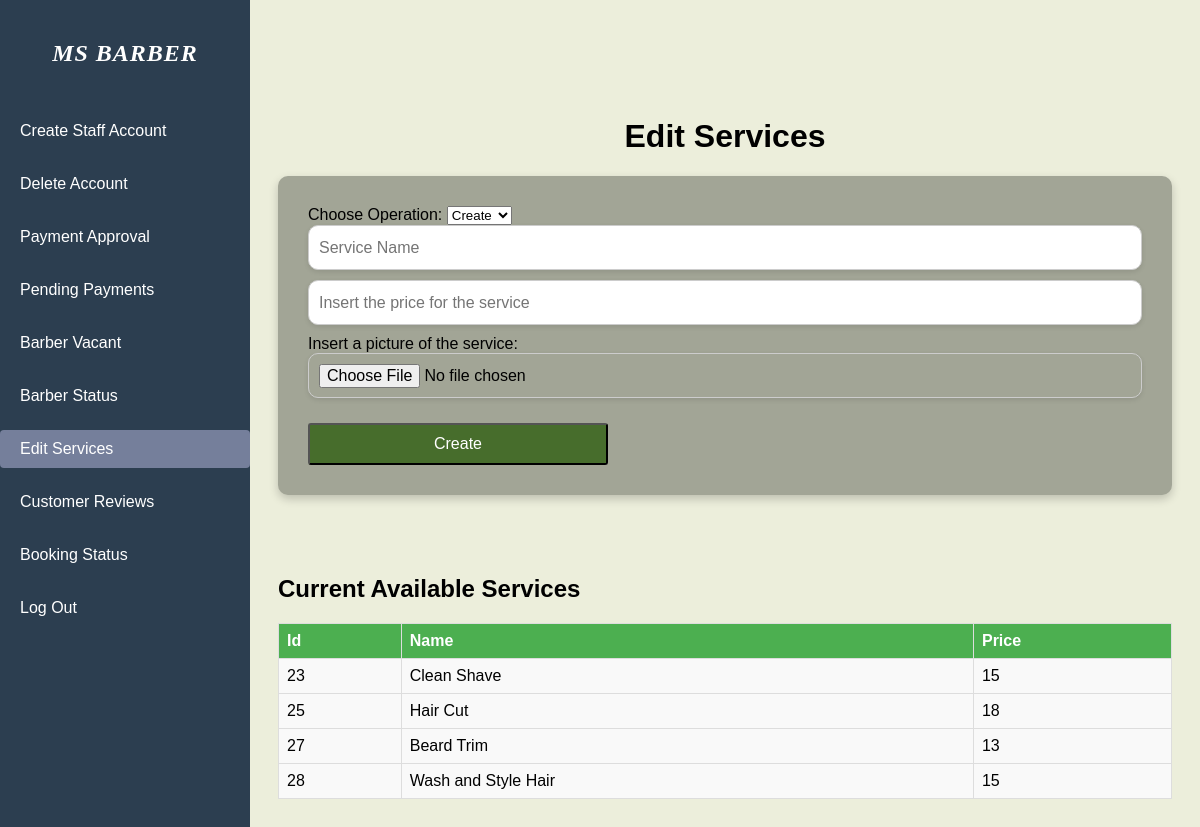
The page /admin-editservice.php on the database its author committed.
### tables this page shows
CREATE TABLE `service` (
  `service_id` int(11) NOT NULL,
  `service_name` varchar(50) NOT NULL,
  `service_price` double NOT NULL,
  `service_image` longblob NOT NULL
);

### admin-editservice.php (the view, shortened to what this page needs)
<?php
    include('connect.php');
    $sql = "SELECT service_id, service_name, service_price FROM service";
    $result = mysqli_query($conn, $sql);
    function getCurrentPage() {
        return basename($_SERVER['PHP_SELF']);
    }
    $currentPage = getCurrentPage();
?>
<!DOCTYPE html>
<html lang="en">
<head>
    <link rel="stylesheet" href="createbarber-admin.css">
</head>
<body>
    <header id="header">
        <div class="sidebar">
            <nav class="nav-bar">
                <a href="admin-homepage.php" class="logo"><span>MS Barber</span></a>
                <ul>
                    <li><a href="admin-createbarber.php" class="<?php echo ($currentPage == 'admin-createbarber.php') ? 'active' : ''; ?>">Create Staff Account</a></li>
                    <li><a href="admin-deleteaccount.php" class="<?php echo ($currentPage == 'admin-deleteaccount.php') ? 'active' : ''; ?>">Delete Account</a></li>
                    <li><a href="admin-payapproval.php" class="<?php echo ($currentPage == 'admin-payapproval.php') ? 'active' : ''; ?>">Payment Approval</a></li>
                    <li><a href="admin-pendingpayment.php" class="<?php echo ($currentPage == 'admin-pendingpayment.php') ? 'active' : ''; ?>">Pending Payments</a></li>
                    <li><a href="admin-updateavailable.php" class="<?php echo ($currentPage == 'admin-updateavailable.php') ? 'active' : ''; ?>">Barber Vacant</a></li>
                    <li><a href="admin-barberstatus.php" class="<?php echo ($currentPage == 'admin-barberstatus.php') ? 'active' : ''; ?>">Barber Status</a></li>
                    <li><a href="admin-editservice.php" class="<?php echo ($currentPage == 'admin-editservice.php') ? 'active' : ''; ?>">Edit Services</a></li>
                    <li><a href="admin-reviewcust.php" class="<?php echo ($currentPage == 'admin-reviewcust.php') ? 'active' : ''; ?>">Customer Reviews</a></li>
                    <li><a href="admin-barbermonitor.php" class="<?php echo ($currentPage == 'admin-barbermonitor.php') ? 'active' : ''; ?>">Booking Status</a></li>
                    <li><a href="user-logout.php">Log Out</a></li>
                </ul>
            </nav>
        </div>
    </header>
    <main>
    <h1>Edit Services</h1>
    <div class="login-container">
        <div class="login-form">
            <form method="POST" enctype="multipart/form-data">
                <label for="operation">Choose Operation:</label>
                <select id="operation" name="operation" onchange="updateForm()" required>
                    <option value="create">Create</option>
                </select>
                <div id="service-fields">
                    <input type="text" class="rounded-textbox" placeholder="Service Name" name="service-name">
                    <input type="text" class="rounded-textbox" placeholder="Insert the price for the service" name="service-price">
                    <label>Insert a picture of the service:</label>
                    <input name="service_pic" type="file" class="rounded-textbox" accept="image/*">
                </div>
                <div>
                    <input type="submit" id="submit-button" class="rounded-button" value="Create" name="submit-btn">
                </div>
            </form>
        </div>
    </div>
    <h2>Current Available Services</h2>
    <table border="1" cellspacing="0" cellpadding="10">
        <tr>
            <th>Id</th>
            <th>Name</th>
            <th>Price</th>
        </tr>
        <?php
            if ($result && mysqli_num_rows($result) > 0) {
                while ($row = mysqli_fetch_assoc($result)) {
                    echo "<tr>
                            <td>" . htmlspecialchars($row['service_id']) . "</td>
                            <td>" . htmlspecialchars($row['service_name']) . "</td>
                            <td>" . htmlspecialchars($row['service_price']) . "</td>
                          </tr>";
                }
            } else {
                echo "<tr><td colspan='3'>No services found.</td></tr>";
            }
        ?>
    </table>
    </main>
</body>
</html>

### createbarber-admin.css (style rules this page uses)
body { background-color:#eceedb; font-family: Arial, Helvetica, sans-serif; }
header { position: -webkit-sticky; position: sticky; top: 0; transition: background-color 0.4s ease-in-out; }
.sidebar { width: 250px; background-color: #2c3e50; color: white; padding: 20px 0; position: fixed; height: 100vh; top: 0; left: 0; z-index: 1000; }
.sidebar .nav-bar ul li a:hover, .sidebar .nav-bar ul li a.active { color: #fff; background-color: #757f9b; border-radius: 4px; }
.nav-bar { padding: 0; display: flex; flex-direction: column; }
.nav-bar .logo { font-size: 24px; font-weight: bold; color: #fff; text-transform: uppercase; padding: 20px 20px 10px 20px; text-align: center; letter-spacing: 1px; margin-bottom: 20px; }
.nav-bar ul { list-style: none; padding: 0; margin: 0; }
.nav-bar ul li { margin: 15px 0; }
.nav-bar ul li a { color: #fff; text-decoration: none; font-size: 16px; font-weight: 500; padding: 10px 20px; display: block; border-radius: 5px; transition: background-color 0.3s, color 0.3s; }
main { margin-left: 250px; padding: 20px; flex-grow: 1; }
.logo { font-size: 30px; font-weight: bold; color: black; text-decoration: none; padding: 10px; transition: background-color 0.3s; cursor: pointer; font-family: 'Source Code Pro'; font-style: italic; }
.login-form { display: block; }
.rounded-textbox { flex: 1; padding: 10px; border-radius: 10px; font-size: 16px; height: 45px; box-shadow: 0 2px 5px rgba(0, 0, 0, 0.1); border: 1px solid #ccc; transition: border-color 0.3s; width: 100%; margin-bottom: 10px; box-sizing: border-box; }
.rounded-button { width: 300px; padding: 10px; background-color: #476d2c; color: white; border-radius: 3px; font-size: 16px; cursor: pointer; margin-top: 15px; }
h1 { text-align: center; margin-top: 90px; }
.login-container { display: flex; justify-content: center; align-items: center; margin: 0 auto; }
.login-form { background-color: #a2a596; padding: 30px; border-radius: 10px; box-shadow: 0 4px 10px rgba(0, 0, 0, 0.2); }
label { margin-top: auto; margin-bottom: auto; }
table { width: 100%; border-collapse: collapse; margin-top: 20px; }
table th, table td { border: 1px solid #ddd; padding: 8px; text-align: left; }
table th { background-color: #4CAF50; color: white; }
table tr { min-height: 45px; background-color: #f9f9f9; }
h2 { margin-top: 80px; }

### rows shown on the page
service: service_id "23", service_name "Clean Shave", service_price "15"
service: service_id "25", service_name "Hair Cut", service_price "18"
service: service_id "27", service_name "Beard Trim", service_price "13"
service: service_id "28", service_name "Wash and Style Hair", service_price "15"
